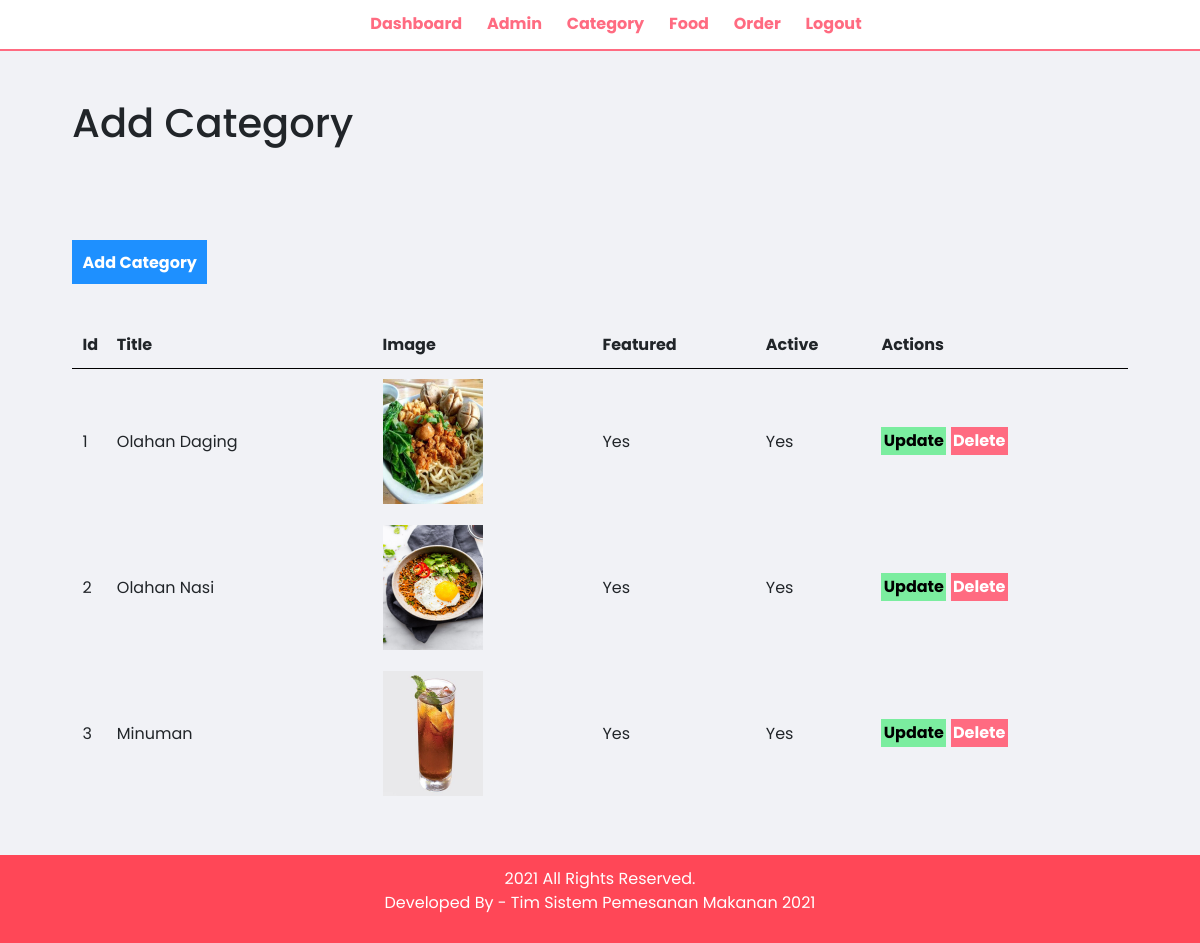
The page /admin/manage-categories.php (signed in) on the database its author committed.
### tables this page shows
CREATE TABLE tbl_category (
  id int(10) UNSIGNED NOT NULL PRIMARY KEY,
  title varchar(100) NOT NULL,
  image_name varchar(255) NOT NULL,
  featured varchar(10) NOT NULL,
  active varchar(10) NOT NULL
);

### admin/manage-categories.php (the view, shortened to what this page needs)
<?php include("partials/menu.php")?>
<div class="main-content">
	<div class="wrapper">
	<h1>Add Category</h1>
			<br /><br />
			<br><br>
			<a href="<?php echo SITEURL;?>admin/add-category.php" class="btn-primary">Add Category</a>
			<br /><br /><br />
			<table class="tbl-full">
				<tr>
					<th>Id</th>
					<th>Title</th>
					<th>Image</th>
					<th>Featured</th>
					<th>Active</th>
					<th>Actions</th>
				</tr>
				<?php
					$sql = "SELECT * FROM tbl_category";
					$res = mysqli_query($conn, $sql);
					$count = mysqli_num_rows($res);
					$sn = 1;
					if($count > 0){
						while($row = mysqli_fetch_assoc($res))
						{
							$id = $row['id'];
							$title = $row['title'];
							$image_name = $row['image_name'];
							$featured = $row['featured'];
							$active = $row['active'];
							?>
							<tr>
								<td><?php echo $sn++;?></td>
								<td><?php echo $title;?></td>
								<td>
									<?php
									if($image_name!=""){
										?>
										<img src="<?php echo SITEURL;?>images/category/<?php echo $image_name; ?>" width="100px">
										<?php
									}else{
										echo "<div class='eror'>Image not added</div>";
									}
									?>
								</td>
								<td><?php echo $featured;?></td>
								<td><?php echo $active;?></td>
								<td>
									<a href="<?php echo SITEURL;?>admin/update-category.php?id=<?php echo $id; ?>" class="btn-secondary">Update</a>
									<a href="<?php echo SITEURL; ?>admin/delete-category.php?id=<?php echo $id;?>&image_name=<?php echo $image_name;?>" class="btn-danger">Delete</a>
								</td>
							</tr>
							<?php
						}
					}else
					{
						?>
							<tr>
								<td colspan="6"><div class="eror">No category added</div></td>
							</tr>
						<?php
					}
				?>
			</table>
	</div>
</div>
<?php include("partials/footer.php")?>

### css/admin.css (style rules this page uses)
* { margin: 0 0; padding: 0 0; font-family: "Poppins", sans-serif; }
.wrapper { padding: 1%; width: 90%; margin: 0 auto; }
.tbl-full { width: 100%; }
table tr th { border-bottom: 1px solid black; padding: 1%; text-align: left; }
table tr td { padding: 1%; }
.btn-primary { background-color: #1e90ff; padding: 1%; color: white; text-decoration: none; font-weight: bold; }
.btn-secondary { background-color: #7bed9f; padding: 1%; color: black; text-decoration: none; font-weight: bold; }
.btn-danger { background-color: #ff6b81; padding: 1%; color: white; text-decoration: none; font-weight: bold; }
.main-content { background-color: #f1f2f6; padding: 3% 0; }

### rows shown on the page
tbl_category: title "Olahan Daging", image_name (picture), featured "Yes", active "Yes"
tbl_category: title "Olahan Nasi", image_name (picture), featured "Yes", active "Yes"
tbl_category: title "Minuman", image_name (picture), featured "Yes", active "Yes"
